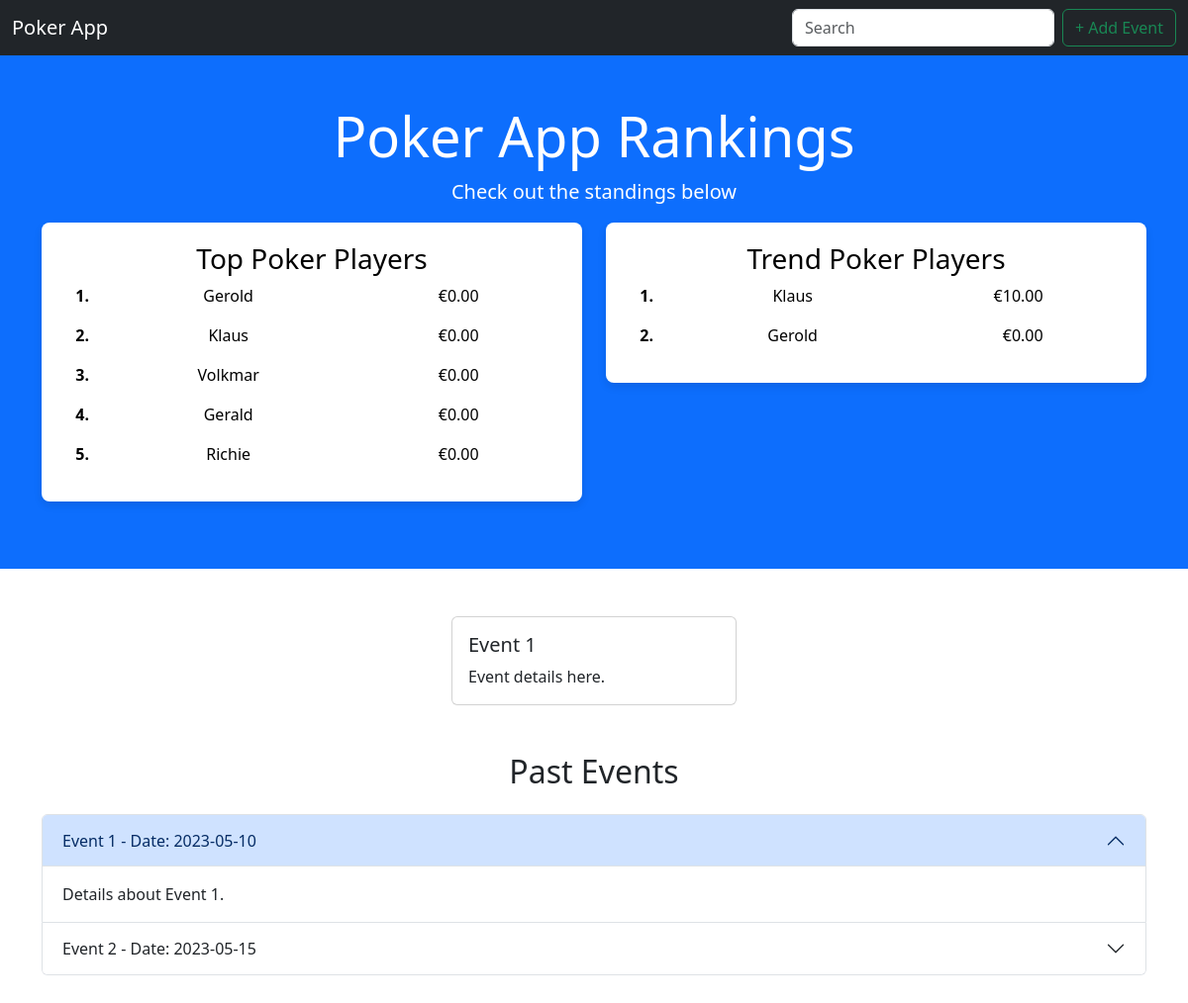
/, run on an earlier commit of the app's database.
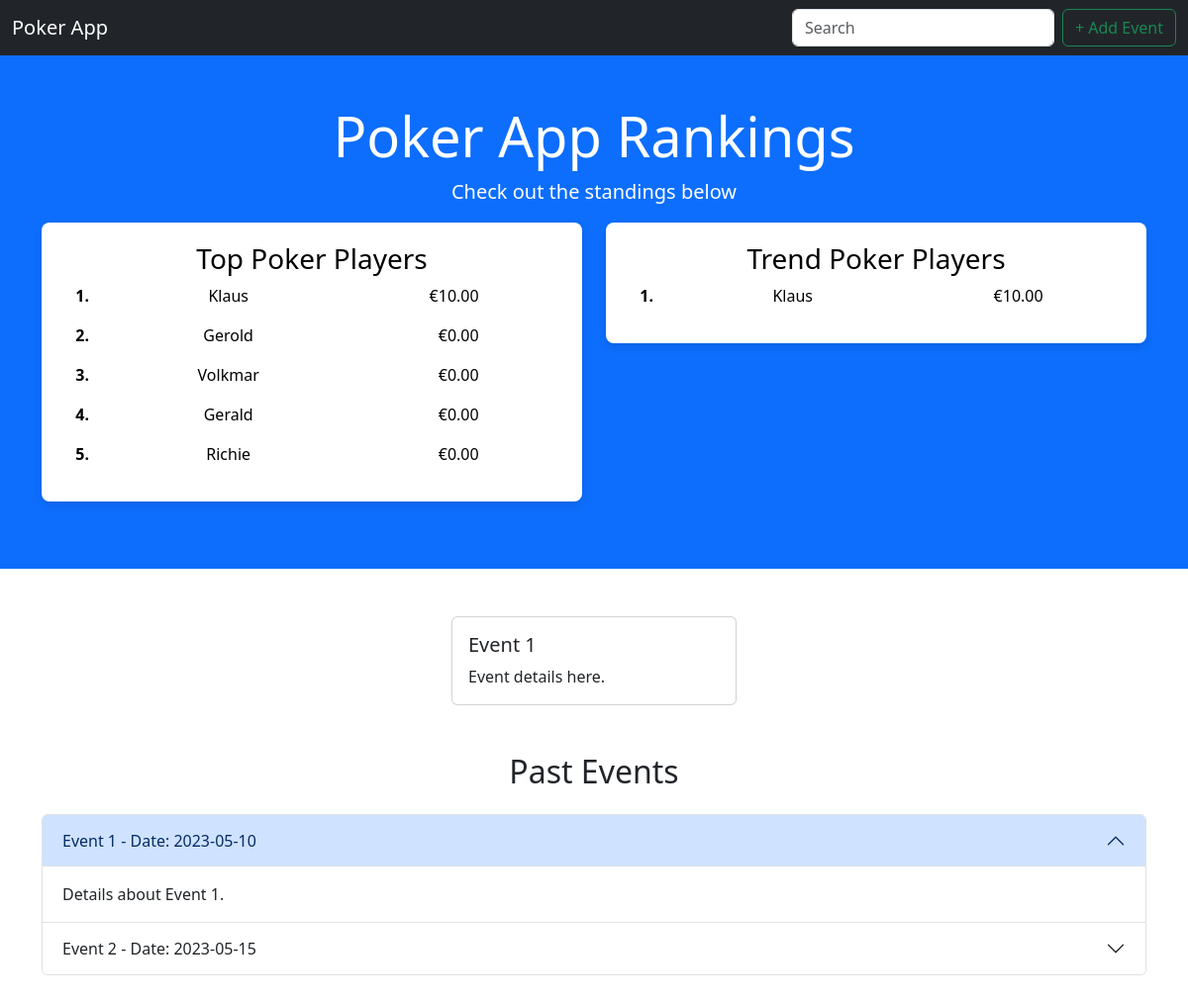
And on a later commit of the database.
### poker_data/models.py (models this page shows, shortened)
class Player(models.Model):
    name = models.CharField(max_length=100)
    founding_member = models.BooleanField(default=False)
    first_participation = models.DateField(blank=True, null=True)
    total_earnings = models.DecimalField(max_digits=10, decimal_places=2, default=0)

### poker_events/views.py (the view)
# urls.py: 2. Add a URL to urlpatterns:  path('', views.home, name='home')
def home(request):
    top_players = Player.objects.all().order_by('-total_earnings')
    recent_events = Event.objects.order_by('-date')[:3]
    trend_players = (
        Player.objects.filter(event_participations__event__in=recent_events)
        .annotate(total_trend_earnings=Sum('event_participations__earnings', filter=Q(event_participations__event__in=recent_events)))
        .order_by('-total_trend_earnings')
    )
    if not trend_players.exists():
        trend_players = top_players
    return render(request, 'home.html', {
        'top_players': top_players,
        'trend_players': trend_players,
    })

### templates/home.html (shortened to what this page needs)
<!DOCTYPE html>
<html lang="en">
  <head>
    <link href="https://cdn.jsdelivr.net/npm/bootstrap@5.3.0/dist/css/bootstrap.min.css" rel="stylesheet" />
  </head>
  <body>
    <nav class="navbar navbar-expand-lg navbar-dark bg-dark sticky-top">
      <div class="container-fluid">
        <a class="navbar-brand" href="#">Poker App</a>
        <div class="collapse navbar-collapse" id="navbarNav">
          <ul class="navbar-nav ms-auto">
            <li class="nav-item">
              <input class="form-control me-2" type="search" placeholder="Search" aria-label="Search" />
            </li>
            <li class="nav-item">
              <a href="{% url 'add_event' %}" class="btn btn-outline-success ms-2">+ Add Event</a>
            </li>
          </ul>
        </div>
      </div>
    </nav>
    <section class="bg-primary text-white text-center py-5">
      <div class="container">
        <h1 class="display-4">Poker App Rankings</h1>
        <p class="lead">Check out the standings below</p>
        <div class="row text-black">
          <div class="col-md-6">
            <div class="ranking-card">
              <h3>Top Poker Players</h3>
              <ol class="list-unstyled">
                {% for player in top_players %}
                  <li class="d-flex justify-content-start align-items-center mb-3">
                    <div class="rank col-1">
                      <strong>{{ forloop.counter }}.</strong>
                    </div>
                    <div class="player-name col-6">{{ player.name }}</div>
                    <div class="earnings col-3 text-end">€{{ player.total_earnings|floatformat:2 }}</div>
                  </li>
                {% endfor %}
              </ol>
            </div>
          </div>
          <div class="col-md-6">
            <div class="ranking-card">
              <h3>Trend Poker Players</h3>
              <ol class="list-unstyled">
                {% for player in trend_players %}
                  <li class="d-flex justify-content-start align-items-center mb-3">
                    <div class="rank col-1">
                      <strong>{{ forloop.counter }}.</strong>
                    </div>
                    <div class="player-name col-6">{{ player.name }}</div>
                    <div class="earnings col-3 text-end">€{{ player.total_trend_earnings|floatformat:2 }}</div>
                  </li>
                {% endfor %}
              </ol>
            </div>
          </div>
        </div>
      </div>
    </section>
    <div id="eventCarousel" class="carousel slide my-5" data-bs-ride="carousel">
      <div class="carousel-inner">
        <div class="carousel-item active">
          <div class="card mx-auto" style="width: 18rem;">
            <div class="card-body">
              <h5 class="card-title">Event 1</h5>
              <p class="card-text">Event details here.</p>
            </div>
          </div>
        </div>
      </div>
      <button class="carousel-control-prev" type="button" data-bs-target="#eventCarousel" data-bs-slide="prev">
        <span class="carousel-control-prev-icon" aria-hidden="true"></span>
      </button>
      <button class="carousel-control-next" type="button" data-bs-target="#eventCarousel" data-bs-slide="next">
        <span class="carousel-control-next-icon" aria-hidden="true"></span>
      </button>
    </div>
    <section class="container my-5">
      <h2 class="text-center mb-4">Past Events</h2>
      <div class="accordion" id="pastEventsAccordion">
        <div class="accordion-item">
          <h2 class="accordion-header" id="headingOne"><button class="accordion-button" type="button" data-bs-toggle="collapse" data-bs-target="#collapseOne" aria-expanded="true" aria-controls="collapseOne">Event 1 - Date: 2023-05-10</button></h2>
          <div id="collapseOne" class="accordion-collapse collapse show" aria-labelledby="headingOne" data-bs-parent="#pastEventsAccordion">
            <div class="accordion-body">Details about Event 1.</div>
          </div>
        </div>
        <div class="accordion-item">
          <h2 class="accordion-header" id="headingTwo"><button class="accordion-button collapsed" type="button" data-bs-toggle="collapse" data-bs-target="#collapseTwo" aria-expanded="false" aria-controls="collapseTwo">Event 2 - Date: 2023-05-15</button></h2>
        </div>
      </div>
    </section>
  </body>
</html>

### templates/home.html (style rules this page uses)
.ranking-card { box-shadow: 0 4px 8px rgba(0, 0, 0, 0.1); border-radius: 8px; padding: 20px; background-color: #fff; margin-bottom: 20px; }

What changed in the data, as far as the page shows it:
no longer on one of the page's lists (row unchanged): Player: name "Gerold", total_trend_earnings "0.00"
changed Player "Klaus": total_earnings "0.00" → "10.00"; moves up the list
